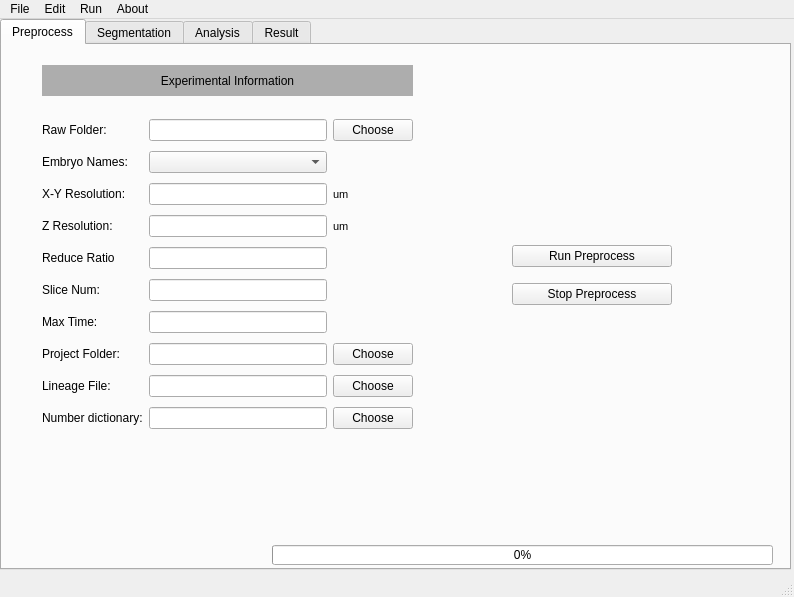
<?xml version="1.0" encoding="UTF-8"?>
<ui version="4.0">
 <class>MainWindow</class>
 <widget class="QMainWindow" name="MainWindow">
  <property name="geometry">
   <rect>
    <x>0</x>
    <y>0</y>
    <width>794</width>
    <height>597</height>
   </rect>
  </property>
  <property name="windowTitle">
   <string>MainWindow</string>
  </property>
  <widget class="QWidget" name="centralwidget">
   <widget class="QTabWidget" name="Function">
    <property name="geometry">
     <rect>
      <x>0</x>
      <y>0</y>
      <width>791</width>
      <height>551</height>
     </rect>
    </property>
    <property name="currentIndex">
     <number>0</number>
    </property>
    <widget class="QWidget" name="Preprocess">
     <attribute name="title">
      <string>Preprocess</string>
     </attribute>
     <widget class="QLabel" name="label">
      <property name="geometry">
       <rect>
        <x>40</x>
        <y>20</y>
        <width>371</width>
        <height>31</height>
       </rect>
      </property>
      <property name="styleSheet">
       <string notr="true">background-color: rgb(173, 173, 173);
font: 75 14pt &quot;MS Shell Dlg 2&quot;;</string>
      </property>
      <property name="text">
       <string>Experimental Information</string>
      </property>
      <property name="alignment">
       <set>Qt::AlignCenter</set>
      </property>
     </widget>
     <widget class="QProgressBar" name="PreprogressBar">
      <property name="geometry">
       <rect>
        <x>270</x>
        <y>500</y>
        <width>501</width>
        <height>20</height>
       </rect>
      </property>
      <property name="value">
       <number>0</number>
      </property>
      <property name="invertedAppearance">
       <bool>false</bool>
      </property>
      <property name="format">
       <string>%p%</string>
      </property>
     </widget>
     <widget class="QLabel" name="label_Preprocess">
      <property name="geometry">
       <rect>
        <x>10</x>
        <y>500</y>
        <width>251</width>
        <height>20</height>
       </rect>
      </property>
      <property name="text">
       <string/>
      </property>
     </widget>
     <widget class="QWidget" name="gridLayoutWidget_4">
      <property name="geometry">
       <rect>
        <x>40</x>
        <y>70</y>
        <width>371</width>
        <height>327</height>
       </rect>
      </property>
      <layout class="QGridLayout" name="gridLayout_4">
       <item row="3" column="0">
        <widget class="QLabel" name="zResolutionLabel">
         <property name="text">
          <string>Z Resolution:</string>
         </property>
        </widget>
       </item>
       <item row="8" column="1">
        <widget class="QLineEdit" name="LE_lineage"/>
       </item>
       <item row="0" column="0">
        <widget class="QLabel" name="stackFolderLabel_2">
         <property name="text">
          <string>Raw Folder:</string>
         </property>
        </widget>
       </item>
       <item row="1" column="0">
        <widget class="QLabel" name="embryoNamesLabel">
         <property name="text">
          <string>Embryo Names:</string>
         </property>
        </widget>
       </item>
       <item row="0" column="1">
        <widget class="QLineEdit" name="LE_rawFolder"/>
       </item>
       <item row="2" column="1">
        <widget class="QLineEdit" name="LE_xyResolution">
         <property name="focusPolicy">
          <enum>Qt::StrongFocus</enum>
         </property>
         <property name="placeholderText">
          <string/>
         </property>
        </widget>
       </item>
       <item row="5" column="1">
        <widget class="QLineEdit" name="LE_sliceNum">
         <property name="placeholderText">
          <string/>
         </property>
        </widget>
       </item>
       <item row="6" column="1">
        <widget class="QLineEdit" name="LE_maxTime">
         <property name="placeholderText">
          <string/>
         </property>
        </widget>
       </item>
       <item row="3" column="1">
        <widget class="QLineEdit" name="LE_zResolution">
         <property name="placeholderText">
          <string/>
         </property>
        </widget>
       </item>
       <item row="3" column="2">
        <widget class="QLabel" name="label_3">
         <property name="font">
          <font>
           <pointsize>8</pointsize>
          </font>
         </property>
         <property name="text">
          <string>um</string>
         </property>
        </widget>
       </item>
       <item row="6" column="0">
        <widget class="QLabel" name="tPNumLabel">
         <property name="text">
          <string>Max Time:</string>
         </property>
        </widget>
       </item>
       <item row="5" column="0">
        <widget class="QLabel" name="sliceNumLabel">
         <property name="text">
          <string>Slice Num:</string>
         </property>
        </widget>
       </item>
       <item row="7" column="0">
        <widget class="QLabel" name="nucleusFolderLabel">
         <property name="text">
          <string>Project Folder:</string>
         </property>
        </widget>
       </item>
       <item row="8" column="0">
        <widget class="QLabel" name="membraneFolderLabel">
         <property name="text">
          <string>Lineage File:</string>
         </property>
        </widget>
       </item>
       <item row="2" column="0">
        <widget class="QLabel" name="xYResolutionLabel">
         <property name="text">
          <string>X-Y Resolution:</string>
         </property>
        </widget>
       </item>
       <item row="8" column="2">
        <widget class="QPushButton" name="Btn_lineageFile">
         <property name="text">
          <string>Choose</string>
         </property>
        </widget>
       </item>
       <item row="1" column="1">
        <widget class="QComboBox" name="CB_embryoNames"/>
       </item>
       <item row="7" column="1">
        <widget class="QLineEdit" name="LE_projectFolder">
         <property name="text">
          <string/>
         </property>
        </widget>
       </item>
       <item row="4" column="1">
        <widget class="QLineEdit" name="LE_reduceRatio">
         <property name="placeholderText">
          <string/>
         </property>
        </widget>
       </item>
       <item row="7" column="2">
        <widget class="QPushButton" name="Btn_projectFolder">
         <property name="text">
          <string>Choose</string>
         </property>
        </widget>
       </item>
       <item row="4" column="0">
        <widget class="QLabel" name="xYZSizeLabel">
         <property name="text">
          <string>Reduce Ratio</string>
         </property>
        </widget>
       </item>
       <item row="0" column="2">
        <widget class="QPushButton" name="Btn_rawFolder">
         <property name="text">
          <string>Choose</string>
         </property>
        </widget>
       </item>
       <item row="2" column="2">
        <widget class="QLabel" name="label_2">
         <property name="font">
          <font>
           <pointsize>8</pointsize>
          </font>
         </property>
         <property name="text">
          <string>um</string>
         </property>
        </widget>
       </item>
       <item row="9" column="0">
        <widget class="QLabel" name="label_4">
         <property name="text">
          <string>Number dictionary:</string>
         </property>
        </widget>
       </item>
       <item row="9" column="1">
        <widget class="QLineEdit" name="LE_numberDict"/>
       </item>
       <item row="9" column="2">
        <widget class="QPushButton" name="Btn_numberDict">
         <property name="text">
          <string>Choose</string>
         </property>
        </widget>
       </item>
      </layout>
     </widget>
     <widget class="QWidget" name="verticalLayoutWidget">
      <property name="geometry">
       <rect>
        <x>510</x>
        <y>190</y>
        <width>160</width>
        <height>80</height>
       </rect>
      </property>
      <layout class="QVBoxLayout" name="verticalLayout">
       <item>
        <widget class="QPushButton" name="Btn_runPreprocess">
         <property name="text">
          <string>Run Preprocess</string>
         </property>
        </widget>
       </item>
       <item>
        <widget class="QPushButton" name="Btn_stopPreprocess">
         <property name="text">
          <string>Stop Preprocess</string>
         </property>
        </widget>
       </item>
      </layout>
     </widget>
    </widget>
    <widget class="QWidget" name="Segmentation">
     <attribute name="title">
      <string>Segmentation</string>
     </attribute>
     <widget class="QLabel" name="label_5">
      <property name="geometry">
       <rect>
        <x>40</x>
        <y>20</y>
        <width>371</width>
        <height>31</height>
       </rect>
      </property>
      <property name="styleSheet">
       <string notr="true">background-color: rgb(173, 173, 173);
font: 75 14pt &quot;MS Shell Dlg 2&quot;;</string>
      </property>
      <property name="text">
       <string>Segmentation Parameters</string>
      </property>
      <property name="alignment">
       <set>Qt::AlignCenter</set>
      </property>
     </widget>
     <widget class="QWidget" name="gridLayoutWidget_2">
      <property name="geometry">
       <rect>
        <x>40</x>
        <y>70</y>
        <width>372</width>
        <height>201</height>
       </rect>
      </property>
      <layout class="QGridLayout" name="gridLayout_2">
       <item row="1" column="0">
        <widget class="QLabel" name="embryoNameLabel">
         <property name="text">
          <string>Embryo Names:</string>
         </property>
        </widget>
       </item>
       <item row="1" column="1">
        <widget class="QComboBox" name="CB_embryoNames_Seg"/>
       </item>
       <item row="4" column="1">
        <widget class="QComboBox" name="CB_lineage_Seg">
         <item>
          <property name="text">
           <string>No lineage</string>
          </property>
         </item>
         <item>
          <property name="text">
           <string>Before segmentation</string>
          </property>
         </item>
         <item>
          <property name="text">
           <string>After segmentation</string>
          </property>
         </item>
        </widget>
       </item>
       <item row="4" column="0">
        <widget class="QLabel" name="useLineageLabel">
         <property name="text">
          <string>Use Lineage?</string>
         </property>
        </widget>
       </item>
       <item row="2" column="0">
        <widget class="QLabel" name="maxTPLabel">
         <property name="text">
          <string>Max Time:</string>
         </property>
        </widget>
       </item>
       <item row="2" column="1">
        <widget class="QLineEdit" name="LE_maxTime_Seg">
         <property name="placeholderText">
          <string>Max time points to be segmented</string>
         </property>
        </widget>
       </item>
       <item row="3" column="0">
        <widget class="QLabel" name="batchSizeLabel">
         <property name="text">
          <string>Batch Size:</string>
         </property>
        </widget>
       </item>
       <item row="3" column="1">
        <widget class="QLineEdit" name="LE_batchSize_Seg"/>
       </item>
       <item row="5" column="0">
        <widget class="QLabel" name="label_8">
         <property name="text">
          <string>Model File:</string>
         </property>
        </widget>
       </item>
       <item row="5" column="1">
        <widget class="QLineEdit" name="LE_modelFile_Seg"/>
       </item>
       <item row="5" column="2">
        <widget class="QPushButton" name="Btn_modelFile_Seg">
         <property name="text">
          <string>Choose</string>
         </property>
        </widget>
       </item>
       <item row="0" column="2">
        <widget class="QPushButton" name="Btn_projectFolder_Seg">
         <property name="text">
          <string>Choose</string>
         </property>
        </widget>
       </item>
       <item row="0" column="1">
        <widget class="QLineEdit" name="LE_projectFolder_Seg">
         <property name="placeholderText">
          <string>Choose raw image folder</string>
         </property>
        </widget>
       </item>
       <item row="0" column="0">
        <widget class="QLabel" name="dataFolderLabel">
         <property name="text">
          <string>Project Folder:</string>
         </property>
        </widget>
       </item>
      </layout>
     </widget>
     <widget class="QProgressBar" name="SegmentationBar">
      <property name="geometry">
       <rect>
        <x>270</x>
        <y>500</y>
        <width>501</width>
        <height>20</height>
       </rect>
      </property>
      <property name="value">
       <number>0</number>
      </property>
      <property name="invertedAppearance">
       <bool>false</bool>
      </property>
      <property name="format">
       <string>%p%</string>
      </property>
     </widget>
     <widget class="QLabel" name="label_Segmentation">
      <property name="geometry">
       <rect>
        <x>10</x>
        <y>500</y>
        <width>251</width>
        <height>20</height>
       </rect>
      </property>
      <property name="text">
       <string/>
      </property>
     </widget>
     <widget class="QWidget" name="verticalLayoutWidget_2">
      <property name="geometry">
       <rect>
        <x>510</x>
        <y>110</y>
        <width>160</width>
        <height>80</height>
       </rect>
      </property>
      <layout class="QVBoxLayout" name="verticalLayout_2">
       <item>
        <widget class="QPushButton" name="Btn_runSegmentation">
         <property name="styleSheet">
          <string notr="true"/>
         </property>
         <property name="text">
          <string>Run Segmentation</string>
         </property>
        </widget>
       </item>
       <item>
        <widget class="QPushButton" name="Btn_stopSegmentation">
         <property name="text">
          <string>Stop Segmentation</string>
         </property>
        </widget>
       </item>
      </layout>
     </widget>
    </widget>
    <widget class="QWidget" name="Analysis">
     <attribute name="title">
      <string>Analysis</string>
     </attribute>
     <widget class="QLabel" name="label_6">
      <property name="geometry">
       <rect>
        <x>40</x>
        <y>20</y>
        <width>371</width>
        <height>31</height>
       </rect>
      </property>
      <property name="styleSheet">
       <string notr="true">background-color: rgb(173, 173, 173);
font: 75 14pt &quot;MS Shell Dlg 2&quot;;</string>
      </property>
      <property name="text">
       <string>Analysis Parameters</string>
      </property>
      <property name="alignment">
       <set>Qt::AlignCenter</set>
      </property>
     </widget>
     <widget class="QCheckBox" name="checkBox">
      <property name="geometry">
       <rect>
        <x>40</x>
        <y>60</y>
        <width>161</width>
        <height>17</height>
       </rect>
      </property>
      <property name="text">
       <string>Initial run</string>
      </property>
     </widget>
     <widget class="QProgressBar" name="AnalysisBar">
      <property name="geometry">
       <rect>
        <x>270</x>
        <y>500</y>
        <width>501</width>
        <height>20</height>
       </rect>
      </property>
      <property name="value">
       <number>0</number>
      </property>
      <property name="invertedAppearance">
       <bool>false</bool>
      </property>
      <property name="format">
       <string>%p%</string>
      </property>
     </widget>
     <widget class="QLabel" name="label_Analysis">
      <property name="geometry">
       <rect>
        <x>10</x>
        <y>500</y>
        <width>251</width>
        <height>20</height>
       </rect>
      </property>
      <property name="text">
       <string/>
      </property>
     </widget>
     <widget class="QWidget" name="gridLayoutWidget_3">
      <property name="geometry">
       <rect>
        <x>40</x>
        <y>80</y>
        <width>371</width>
        <height>235</height>
       </rect>
      </property>
      <layout class="QGridLayout" name="gridLayout_3">
       <item row="3" column="0">
        <widget class="QLabel" name="rawFolderLabel">
         <property name="text">
          <string>Raw Folder</string>
         </property>
        </widget>
       </item>
       <item row="1" column="0">
        <widget class="QLabel" name="xYResolutionLabel_2">
         <property name="text">
          <string>X-Y Resolution:</string>
         </property>
        </widget>
       </item>
       <item row="0" column="1">
        <widget class="QLineEdit" name="LE_sliceNum_Ana">
         <property name="enabled">
          <bool>true</bool>
         </property>
        </widget>
       </item>
       <item row="5" column="0">
        <widget class="QLabel" name="stackFolderLabel">
         <property name="text">
          <string>Project Folder</string>
         </property>
        </widget>
       </item>
       <item row="5" column="1">
        <widget class="QLineEdit" name="LE_projectFolder_Ana"/>
       </item>
       <item row="4" column="0">
        <widget class="QLabel" name="embryoNameLabel_2">
         <property name="text">
          <string>Embryo Name:</string>
         </property>
        </widget>
       </item>
       <item row="3" column="1">
        <widget class="QLineEdit" name="LE_rawFolder_Ana"/>
       </item>
       <item row="2" column="0">
        <widget class="QLabel" name="label_9">
         <property name="text">
          <string>Number Dictionary:</string>
         </property>
        </widget>
       </item>
       <item row="2" column="1">
        <widget class="QLineEdit" name="LE_numberDict_Ana"/>
       </item>
       <item row="1" column="1">
        <widget class="QLineEdit" name="LE_xyResolution_Ana">
         <property name="focusPolicy">
          <enum>Qt::StrongFocus</enum>
         </property>
         <property name="placeholderText">
          <string/>
         </property>
        </widget>
       </item>
       <item row="2" column="2">
        <widget class="QPushButton" name="Btn_numberDict_Ana">
         <property name="text">
          <string>Choose</string>
         </property>
        </widget>
       </item>
       <item row="0" column="0">
        <widget class="QLabel" name="sliceNumLabel_2">
         <property name="text">
          <string>Slice Num</string>
         </property>
        </widget>
       </item>
       <item row="4" column="1">
        <widget class="QComboBox" name="CB_embryoNames_Ana"/>
       </item>
       <item row="5" column="2">
        <widget class="QPushButton" name="Btn_projectFolder_Ana">
         <property name="text">
          <string>Choose</string>
         </property>
        </widget>
       </item>
       <item row="3" column="2">
        <widget class="QPushButton" name="Btn_rawFolder_Ana">
         <property name="text">
          <string>Choose</string>
         </property>
        </widget>
       </item>
       <item row="6" column="0">
        <widget class="QLabel" name="label_10">
         <property name="text">
          <string>Lineage File:</string>
         </property>
        </widget>
       </item>
       <item row="6" column="1">
        <widget class="QLineEdit" name="LE_lineage_Ana"/>
       </item>
       <item row="6" column="2">
        <widget class="QPushButton" name="Btn_lineageFile_Ana">
         <property name="text">
          <string>Choose</string>
         </property>
        </widget>
       </item>
      </layout>
     </widget>
     <widget class="QWidget" name="verticalLayoutWidget_3">
      <property name="geometry">
       <rect>
        <x>510</x>
        <y>120</y>
        <width>160</width>
        <height>124</height>
       </rect>
      </property>
      <layout class="QVBoxLayout" name="verticalLayout_3">
       <item>
        <widget class="QPushButton" name="Btn_runAnalysis">
         <property name="text">
          <string>Run Analysis</string>
         </property>
        </widget>
       </item>
       <item>
        <widget class="QPushButton" name="Btn_stopAnalysis">
         <property name="text">
          <string>Stop Analysis</string>
         </property>
        </widget>
       </item>
       <item>
        <widget class="QPushButton" name="Btn_runAll">
         <property name="styleSheet">
          <string notr="true">background-color: rgb(255, 170, 0);</string>
         </property>
         <property name="text">
          <string>Run Preprocess, 
Segmentation 
and Analysis</string>
         </property>
        </widget>
       </item>
      </layout>
     </widget>
    </widget>
    <widget class="QWidget" name="Result">
     <attribute name="title">
      <string>Result</string>
     </attribute>
     <widget class="QLabel" name="label_7">
      <property name="geometry">
       <rect>
        <x>210</x>
        <y>10</y>
        <width>371</width>
        <height>31</height>
       </rect>
      </property>
      <property name="styleSheet">
       <string notr="true">background-color: rgb(173, 173, 173);
font: 75 14pt &quot;MS Shell Dlg 2&quot;;</string>
      </property>
      <property name="text">
       <string>Show Statistical Result</string>
      </property>
      <property name="alignment">
       <set>Qt::AlignCenter</set>
      </property>
     </widget>
     <widget class="QTabWidget" name="tabWidget">
      <property name="geometry">
       <rect>
        <x>10</x>
        <y>70</y>
        <width>761</width>
        <height>441</height>
       </rect>
      </property>
      <property name="font">
       <font>
        <pointsize>8</pointsize>
       </font>
      </property>
      <property name="currentIndex">
       <number>0</number>
      </property>
      <widget class="QWidget" name="tab">
       <attribute name="title">
        <string>Surface</string>
       </attribute>
       <widget class="QTableView" name="tableView_3">
        <property name="geometry">
         <rect>
          <x>0</x>
          <y>0</y>
          <width>761</width>
          <height>421</height>
         </rect>
        </property>
       </widget>
      </widget>
      <widget class="QWidget" name="tab_2">
       <attribute name="title">
        <string>Volume</string>
       </attribute>
       <widget class="QTableView" name="tableView_2">
        <property name="geometry">
         <rect>
          <x>0</x>
          <y>0</y>
          <width>761</width>
          <height>411</height>
         </rect>
        </property>
       </widget>
      </widget>
      <widget class="QWidget" name="tab_3">
       <attribute name="title">
        <string>Contact Surface</string>
       </attribute>
       <widget class="QTableView" name="tableView">
        <property name="geometry">
         <rect>
          <x>0</x>
          <y>0</y>
          <width>761</width>
          <height>411</height>
         </rect>
        </property>
       </widget>
      </widget>
      <widget class="QWidget" name="tab_4">
       <attribute name="title">
        <string>3D</string>
       </attribute>
       <widget class="QWidget" name="gridLayoutWidget">
        <property name="geometry">
         <rect>
          <x>0</x>
          <y>0</y>
          <width>721</width>
          <height>411</height>
         </rect>
        </property>
        <layout class="QGridLayout" name="gridLayout"/>
       </widget>
       <widget class="QSlider" name="Slider_3d">
        <property name="geometry">
         <rect>
          <x>730</x>
          <y>10</y>
          <width>22</width>
          <height>391</height>
         </rect>
        </property>
        <property name="orientation">
         <enum>Qt::Vertical</enum>
        </property>
       </widget>
      </widget>
     </widget>
     <widget class="QLabel" name="Label_idx">
      <property name="geometry">
       <rect>
        <x>660</x>
        <y>40</y>
        <width>111</width>
        <height>31</height>
       </rect>
      </property>
      <property name="text">
       <string/>
      </property>
     </widget>
    </widget>
   </widget>
  </widget>
  <widget class="QMenuBar" name="menubar">
   <property name="geometry">
    <rect>
     <x>0</x>
     <y>0</y>
     <width>794</width>
     <height>24</height>
    </rect>
   </property>
   <widget class="QMenu" name="menuNew_Project">
    <property name="title">
     <string>File</string>
    </property>
    <addaction name="actionNew_Project"/>
    <addaction name="actionSave_Project"/>
    <addaction name="actionLoad_Project"/>
   </widget>
   <widget class="QMenu" name="menuEdit">
    <property name="title">
     <string>Edit</string>
    </property>
    <addaction name="actionUndo"/>
    <addaction name="actionRedo"/>
    <addaction name="actionCopy"/>
    <addaction name="actionPaste"/>
   </widget>
   <widget class="QMenu" name="menuAbout">
    <property name="title">
     <string>About</string>
    </property>
    <addaction name="actionVersion"/>
    <addaction name="actionHelp"/>
    <addaction name="actionCopy_Right"/>
   </widget>
   <widget class="QMenu" name="menuRun">
    <property name="title">
     <string>Run</string>
    </property>
    <addaction name="actionRun_Preprocess"/>
    <addaction name="actionRun_Segmentation"/>
    <addaction name="actionRun_Analysis"/>
    <addaction name="actionRun_ALL"/>
    <addaction name="actionOpen_Result_Folder"/>
   </widget>
   <addaction name="menuNew_Project"/>
   <addaction name="menuEdit"/>
   <addaction name="menuRun"/>
   <addaction name="menuAbout"/>
  </widget>
  <widget class="QStatusBar" name="statusbar"/>
  <action name="actionNew_Project">
   <property name="text">
    <string>New Project</string>
   </property>
  </action>
  <action name="actionLoad_Project">
   <property name="text">
    <string>Load Project</string>
   </property>
  </action>
  <action name="actionUndo">
   <property name="text">
    <string>Undo</string>
   </property>
  </action>
  <action name="actionRedo">
   <property name="text">
    <string>Redo</string>
   </property>
  </action>
  <action name="actionCopy">
   <property name="text">
    <string>Copy</string>
   </property>
  </action>
  <action name="actionPaste">
   <property name="text">
    <string>Paste</string>
   </property>
  </action>
  <action name="actionVersion">
   <property name="text">
    <string>Version</string>
   </property>
  </action>
  <action name="actionHelp">
   <property name="text">
    <string>Help</string>
   </property>
  </action>
  <action name="actionOnline_Document">
   <property name="text">
    <string>Online Document</string>
   </property>
  </action>
  <action name="actionCopy_Right">
   <property name="text">
    <string>Copy Right</string>
   </property>
  </action>
  <action name="actionRun_Preprocess">
   <property name="text">
    <string>Run Preprocess</string>
   </property>
  </action>
  <action name="actionRun_Segmentation">
   <property name="text">
    <string>Run Segmentation</string>
   </property>
  </action>
  <action name="actionRun_Analysis">
   <property name="text">
    <string>Run Analysis</string>
   </property>
  </action>
  <action name="actionOpen_Project_Folder">
   <property name="text">
    <string>Open Project Folder</string>
   </property>
  </action>
  <action name="actionRun_ALL">
   <property name="text">
    <string>Run ALL !</string>
   </property>
  </action>
  <action name="actionSave_Project">
   <property name="text">
    <string>Save Project</string>
   </property>
  </action>
  <action name="actionOpen_Result_Folder">
   <property name="text">
    <string>Open Result Folder</string>
   </property>
  </action>
 </widget>
 <resources/>
 <connections/>
</ui>
